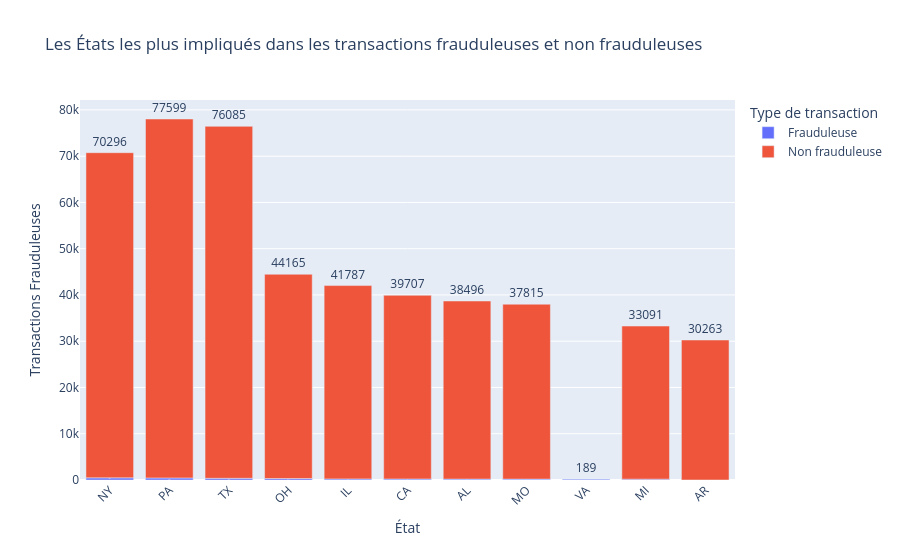

Notebook code cell kept with this figure:
### Code cell
# Créer le graphique
fig5 = px.bar(states_comparison, 
              x='État', 
              y='Transactions Frauduleuses', 
              color='Type de transaction',
              title="Les États les plus impliqués dans les transactions frauduleuses et non frauduleuses",
              text='Transactions Frauduleuses')  # Afficher la valeur sur la barre

# Mettre en forme le graphique
fig5.update_layout(xaxis_tickangle=-45)
fig5.update_traces(texttemplate='%{text}', textposition='outside')  # Placer le texte au-dessus des barres

fig5.show()

### Figure 1 — Plotly figure (JSON) as saved in the notebook; plotly's stock layout.template omitted (floating-point values rounded to 4 significant figures)
{"data": [{"alignmentgroup": "True", "hovertemplate": "Type de transaction=Frauduleuse<br>État=%{x}<br>Transactions Frauduleuses=%{text}<extra></extra>", "legendgroup": "Frauduleuse", "marker": {"color": "#636efa", "pattern": {"shape": ""}}, "name": "Frauduleuse", "offsetgroup": "Frauduleuse", "orientation": "v", "showlegend": true, "text": [461, 440, 370, 312, 243, 221, 200, 190, 189, 189], "textposition": "outside", "texttemplate": "%{text}", "type": "bar", "x": ["NY", "PA", "TX", "OH", "IL", "CA", "AL", "MO", "VA", "MI"], "xaxis": "x", "y": [461, 440, 370, 312, 243, 221, 200, 190, 189, 189], "yaxis": "y"}, {"alignmentgroup": "True", "hovertemplate": "Type de transaction=Non frauduleuse<br>État=%{x}<br>Transactions Frauduleuses=%{text}<extra></extra>", "legendgroup": "Non frauduleuse", "marker": {"color": "#EF553B", "pattern": {"shape": ""}}, "name": "Non frauduleuse", "offsetgroup": "Non frauduleuse", "orientation": "v", "showlegend": true, "text": [77599, 76085, 70296, 44165, 41787, 39707, 38496, 37815, 33091, 30263], "textposition": "outside", "texttemplate": "%{text}", "type": "bar", "x": ["PA", "TX", "NY", "OH", "IL", "CA", "AL", "MO", "MI", "AR"], "xaxis": "x", "y": [77599, 76085, 70296, 44165, 41787, 39707, 38496, 37815, 33091, 30263], "yaxis": "y"}], "layout": {"autosize": true, "barmode": "relative", "legend": {"title": {"text": "Type de transaction"}, "tracegroupgap": 0}, "title": {"text": "Les États les plus impliqués dans les transactions frauduleuses et non frauduleuses"}, "xaxis": {"anchor": "y", "autorange": true, "domain": [0, 1], "range": [-0.5, 10.5], "tickangle": -45, "title": {"text": "État"}, "type": "category"}, "yaxis": {"anchor": "x", "autorange": true, "domain": [0, 1], "range": [0, 82150.0], "title": {"text": "Transactions Frauduleuses"}, "type": "linear"}}}
